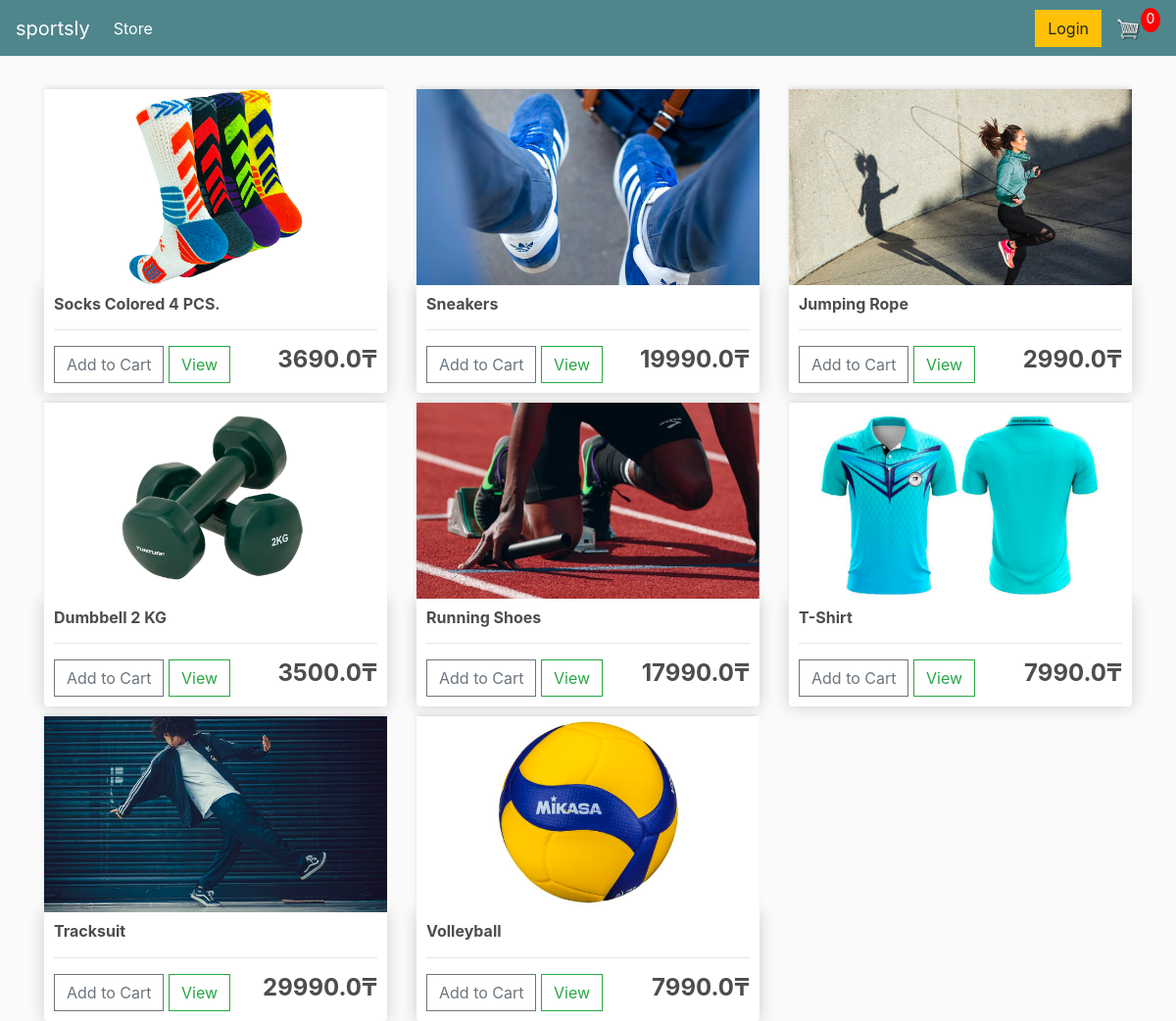
The page / on the database its author committed.
### store/models.py (models this page shows, shortened)
class Product(models.Model):
	name = models.CharField(max_length=200)
	price = models.FloatField()
	digital = models.BooleanField(default=False,null=True, blank=True)
	image = models.ImageField(null=True, blank=True)
	@property
	def imageURL(self):
		try:
			url = self.image.url
		except:
			url = ''
		return url

### store/views.py (the view)
# urls.py: path('', include('store.urls')),
def store(request):
	data = cartData(request)
	cartItems = data['cartItems']
	order = data['order']
	items = data['items']
	products = Product.objects.all()
	context = {'products':products, 'cartItems':cartItems}
	return render(request, 'store/store.html', context)

### store/utils.py (called while the page is built, shortened)
def cookieCart(request):
	try:
		cart = json.loads(request.COOKIES['cart'])
	except:
		cart = {}
		print('CART:', cart)
	items = []
	order = {'get_cart_total':0, 'get_cart_items':0, 'shipping':False}
	cartItems = order['get_cart_items']
	return {'cartItems':cartItems ,'order':order, 'items':items}

def cartData(request):
	if request.user.is_authenticated:
		customer = request.user.customer
		order, created = Order.objects.get_or_create(customer=customer, complete=False)
		items = order.orderitem_set.all()
		cartItems = order.get_cart_items
	else:
		cookieData = cookieCart(request)
		cartItems = cookieData['cartItems']
		order = cookieData['order']
		items = cookieData['items']
	return {'cartItems':cartItems ,'order':order, 'items':items}

### store/templates/store/store.html
{% extends 'store/main.html' %}
{% load static %}
{% block content %}
	<div class="row">
		{% for product in products %}
		<div class="col-lg-4">
			<img class="thumbnail" src="{{product.imageURL}}">
			<div class="box-element product">
				<h6><strong>{{product.name}}</strong></h6>
				<hr>
				<button data-product="{{product.id}}" data-action="add" class="btn btn-outline-secondary add-btn update-cart">Add to Cart</button>
				<a class="btn btn-outline-success" href="#">View</a>
				<h4 style="display: inline-block; float: right"><strong>{{product.price}}₸</strong></h4>
			</div>
		</div>
		{% endfor %}
	</div>
{% endblock content %}

### store/templates/store/main.html (shortened to what this page needs)
<!DOCTYPE html>
{% load static %}
<html>
<head>
	<link rel="stylesheet" href="https://stackpath.bootstrapcdn.com/bootstrap/4.4.1/css/bootstrap.min.css">
	<link rel="stylesheet" type="text/css" href="{% static 'css/main.css' %}">
</head>
<body>
	<nav class="navbar navbar-expand-lg navbar-dark bg-dark">
	  <a class="navbar-brand" href="{% url 'store' %}">sportsly</a>
	  <div class="collapse navbar-collapse" id="navbarSupportedContent">
	    <ul class="navbar-nav mr-auto">
	      <li class="nav-item active">
	        <a class="nav-link" href="{% url 'store' %}">Store <span class="sr-only">(current)</span></a>
	      </li>
	    </ul>
	    <div class="form-inline my-2 my-lg-0">
	     	<a href="#"class="btn btn-warning">Login</a>
	     	<a href="{% url 'cart' %}">
	    		<img  id="cart-icon" src="{% static 'images/cart.png' %}">
	    	</a>
	    	<p id="cart-total">{{cartItems}}</p>
	    </div>
	  </div>
	</nav>
     <div class="container">
            <br>
            {% block content %}
            {% endblock content %}
         </div>
</body>
</html>

### static/css/main.css (style rules this page uses)
body { background-color: hsl(0, 0%, 98%); }
h1,h2,h3,h4,h5,h6 { color:hsl(0, 0%, 30%); }
.box-element { box-shadow:hsl(0, 0%, 80%) 0 0 16px; background-color: #fff; border-radius: 4px; padding: 10px; }
.thumbnail { width: 100%; height: 200px; -webkit-box-shadow: -1px -3px 5px -2px rgba(214,214,214,1); -moz-box-shadow: -1px -3px 5px -2px rgba(214,214,214,1); box-shadow: -1px -3px 5px -2px rgba(214,214,214,1); }
.product { border-radius: 0 0 4px 4px; }
.bg-dark { background-color: #4f868c!important; }
#cart-icon { width:25px; display: inline-block; margin-left: 15px; }
#cart-total { display: block; text-align: center; color:#fff; background-color: red; width: 20px; height: 25px; border-radius: 50%; font-size: 14px; }
.col-lg-4, .col-lg-6, .col-lg-8, .col-lg-12 { margin-top: 10px; }
.btn { border-radius: 0; }

### rows shown on the page
Product: imageURL (picture), name "Socks Colored 4 PCS.", price "3690.0"
Product: imageURL (picture), name "Sneakers", price "19990.0"
Product: imageURL (picture), name "Jumping Rope", price "2990.0"
Product: imageURL (picture), name "Dumbbell 2 KG", price "3500.0"
Product: imageURL (picture), name "Running Shoes", price "17990.0"
Product: imageURL (picture), name "T-Shirt", price "7990.0"
Product: imageURL (picture), name "Tracksuit", price "29990.0"
Product: imageURL (picture), name "Volleyball", price "7990.0"

### other values the page prints
{{ cartItems }} "0"
